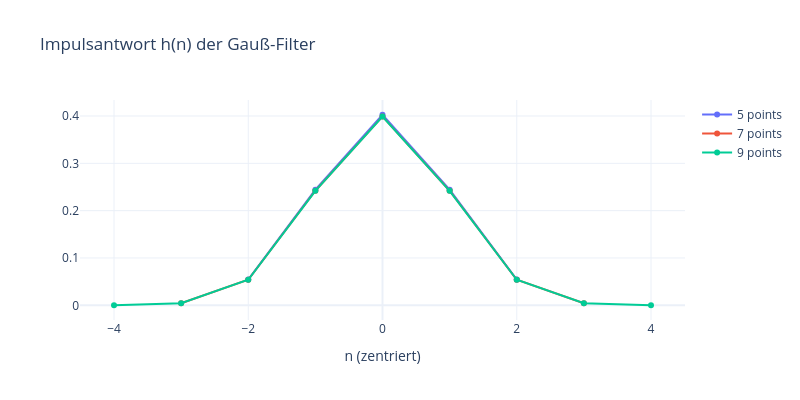
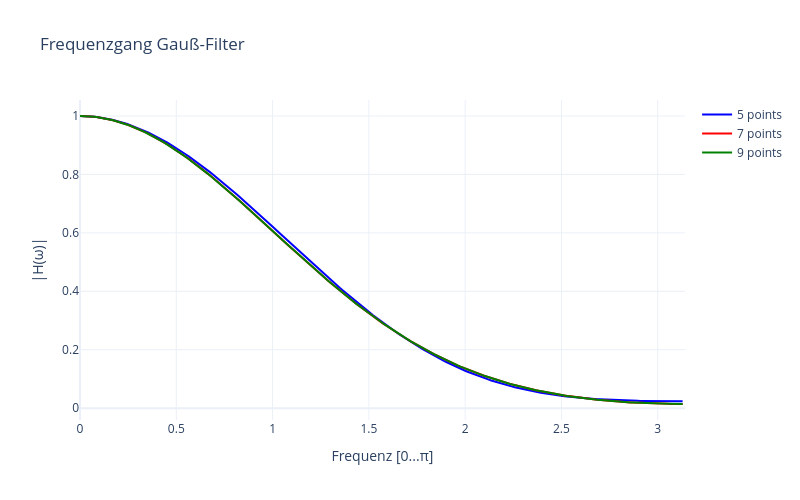

The cell these charts' notebook holds for them, in order:
### Markdown cell above
# c) Gauß-Filter

Das Gauß-Filter ist ein Glättungsfilter, dessen Impulsantwort einer Gaußschen Glockenkurve entspricht. Es hat den Vorteil, dass es sowohl im Zeit- als auch im Frequenzbereich "gutmütig" verläuft (kein Überschwingen im Zeitbereich, minimales Produkt aus Zeit- und Bandbreite).

- Sigma ($\sigma$): Bestimmt die Breite der Glockenkurve.
- Impulsantwort: Wir betrachten Filterlängen von 5, 7 und 9 Punkten.

### Code cell
sigma = 1.0
lengths = [5, 7, 9]
kernels = []
H_list_c = []
labels_c = []

# FFT-Vorbereitung (512 Punkte wie im MATLAB Skript)
# Wir plotten nur die erste Hälfte (0 bis pi)
w_fft = np.linspace(0, 2 * np.pi, 512, endpoint=False)
w_half = w_fft[:256]

for n in lengths:
    # 1. Kernel erstellen (analog zu fspecial)
    g = signal.windows.gaussian(n, std=sigma)
    g /= np.sum(g)  # Normalisieren auf DC-Gain = 1
    kernels.append(g)
    labels_c.append(f"{n} points")

    # 2. Frequenzgang berechnen
    H = np.fft.fft(g, 512)
    H_list_c.append(H[:256])  # Nur positive Frequenzen speichern

# Plot 1: Impulsantworten h(n) (Visualisierung der Glockenkurve)
# Dies machen wir manuell, da unsere Helper-Funktion nur Frequenzgänge plottet
fig_imp = go.Figure()
for i, g in enumerate(kernels):
    # Zentrierte Darstellung (Index relativ zur Mitte)
    x_centered = np.arange(len(g)) - len(g) // 2
    fig_imp.add_trace(
        go.Scatter(x=x_centered, y=g, mode="lines+markers", name=labels_c[i])
    )
fig_imp.update_layout(
    title="Impulsantwort h(n) der Gauß-Filter",
    xaxis_title="n (zentriert)",
    height=400,
    width=800,
)
fig_imp.show()

# Plot 2: Frequenzgänge |H(w)| (Mit unserer Helper-Funktion)
plot_frequency_responses(w_half, H_list_c, labels_c, "Frequenzgang Gauß-Filter")

### Figure 1 — Plotly figure (JSON) as saved in the notebook; plotly's stock layout.template omitted (floating-point values rounded to 4 significant figures)
{"data": [{"mode": "lines+markers", "name": "5 points", "type": "scatter", "x": [-2, -1, 0, 1, 2], "y": [0.05449, 0.2442, 0.4026, 0.2442, 0.05449]}, {"mode": "lines+markers", "name": "7 points", "type": "scatter", "x": [-3, -2, -1, 0, 1, 2, 3], "y": [0.004433, 0.05401, 0.242, 0.3991, 0.242, 0.05401, 0.004433]}, {"mode": "lines+markers", "name": "9 points", "type": "scatter", "x": [-4, -3, -2, -1, 0, 1, 2, 3, 4], "y": [0.0001338, 0.004432, 0.05399, 0.242, 0.3989, 0.242, 0.05399, 0.004432, 0.0001338]}], "layout": {"height": 400, "title": {"text": "Impulsantwort h(n) der Gauß-Filter"}, "width": 800, "xaxis": {"title": {"text": "n (zentriert)"}}}}

### Figure 2 — Plotly figure (JSON) as saved in the notebook; plotly's stock layout.template omitted (floating-point values rounded to 4 significant figures; data arrays with more than 128 entries replaced by an {"elided": "..."} marker saying what was removed)
{"data": [{"line": {"color": "blue"}, "mode": "lines", "name": "5 points", "type": "scatter", "x": {"elided": "256 float values"}, "y": {"elided": "256 float values"}}, {"line": {"color": "red"}, "mode": "lines", "name": "7 points", "type": "scatter", "x": {"elided": "256 float values"}, "y": {"elided": "256 float values"}}, {"line": {"color": "green"}, "mode": "lines", "name": "9 points", "type": "scatter", "x": {"elided": "256 float values"}, "y": {"elided": "256 float values"}}], "layout": {"height": 500, "title": {"text": "Frequenzgang Gauß-Filter"}, "width": 800, "xaxis": {"range": [0, 3.142], "title": {"text": "Frequenz [0...π]"}}, "yaxis": {"title": {"text": "|H(ω)|"}}}}
